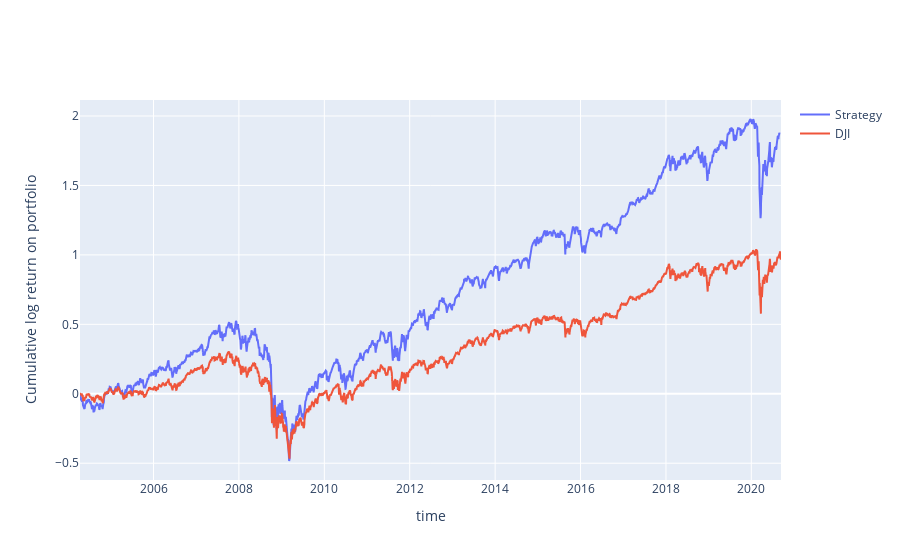

Here is the notebook cell this chart was saved with:
### Markdown cell above
Plotting the two cumulative log return series.

### Code cell
fig = make_subplots(shared_xaxes=True)
fig.add_trace(go.Line(x=strat_cum_returns.index, y=strat_cum_returns, name='Strategy'))
fig.add_trace(go.Line(x=dji_cum_returns.index, y=dji_cum_returns, name='DJI'))
fig.update_xaxes(title_text="time")
fig.update_yaxes(title_text="Cumulative log return on portfolio")
fig.show()

### Figure 1 — Plotly figure (JSON) as saved in the notebook; plotly's stock layout.template omitted (floating-point values rounded to 4 significant figures; data arrays with more than 128 entries replaced by an {"elided": "..."} marker saying what was removed)
{"data": [{"name": "Strategy", "type": "scatter", "x": {"elided": "4127 str values"}, "y": {"elided": "4127 float values"}}, {"name": "DJI", "type": "scatter", "x": {"elided": "4135 str values"}, "y": {"elided": "4135 float values"}}], "layout": {"xaxis": {"anchor": "y", "domain": [0, 1], "title": {"text": "time"}}, "yaxis": {"anchor": "x", "domain": [0, 1], "title": {"text": "Cumulative log return on portfolio"}}}}
